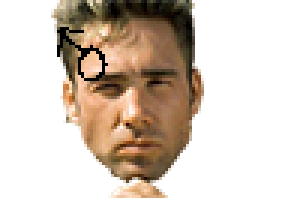
#> input picture images/big_down1.png, 100 x 66 px (shown 3 times larger); its folder holds 4 pictures in this run
$ python convert.py
#> lines starting #> are read from the running program, lines starting #| are printed output that depends on the picture
import os
import cv2
from skimage import io

path = 'assets/images'

for root, dirs, files in os.walk(path):
    for file in files:
        if '.ico' not in file:
            image = io.imread(os.path.join(root, file))
#> image is the input picture: shape (66, 100, 4); mean R, G, B, A 56.4, 43.3, 30.9, 95.6
            image = cv2.cvtColor(image, cv2.COLOR_RGBA2BGRA)
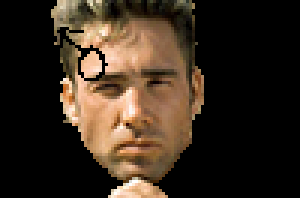
#> image: shape (66, 100, 4) (shown 3 times larger); mean B, G, R, A 30.9, 43.3, 56.4, 95.6
            cv2.imwrite(os.path.join(root, file), image)
